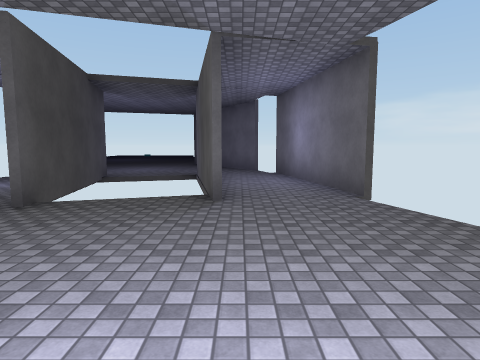
view 1 (above)

14 first-person views from a walk through a 3-D level made in the Unity game engine. The camera is 1.5 m above the floor, tilts 6° down and sees 75° across. The floor is counted in squares, 2 m on a side. Each view is taken from the middle of a square. On the plan, view 1 faces up. The plan holds only what a view shows up to about 10 squares ahead; the rest is blank. The place goes on beyond the plan. The player character is not drawn. Surface patterns are stand-ins for the level's own textures.

view 2
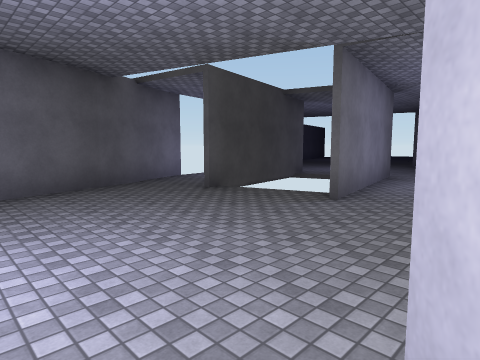

view 3
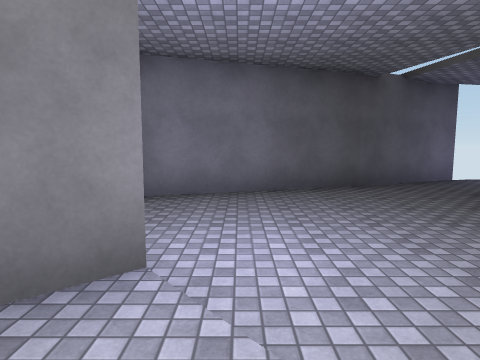

view 4
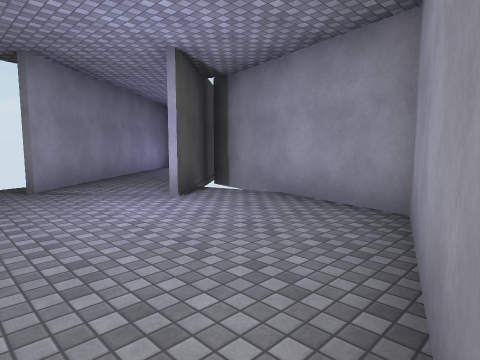

view 5
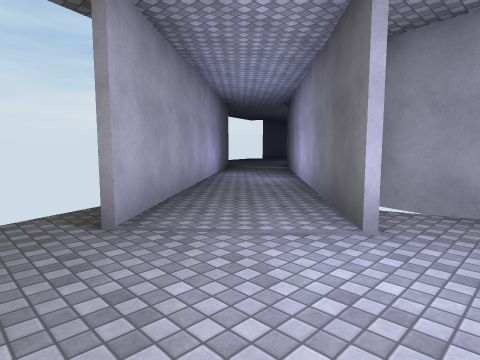

view 6
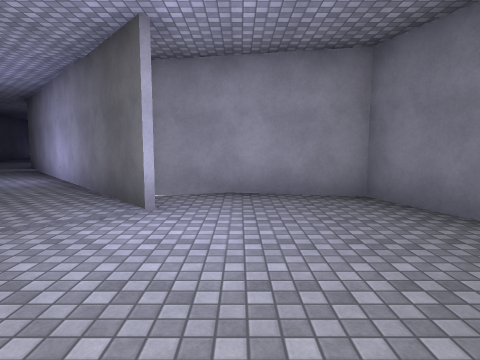

view 7
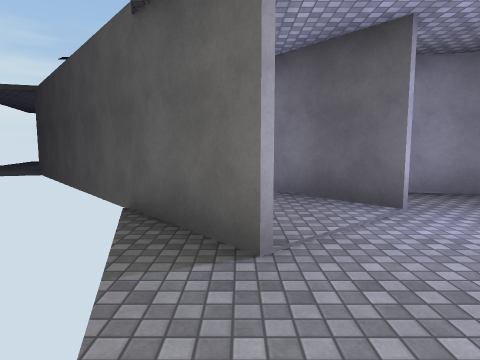

view 8
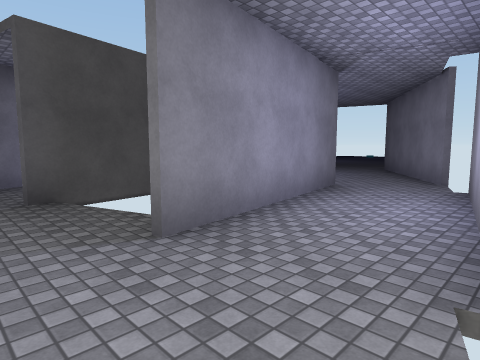

view 9
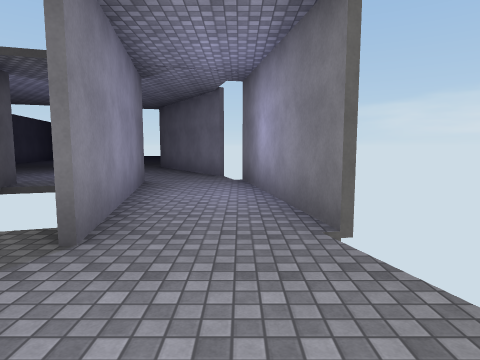

view 10
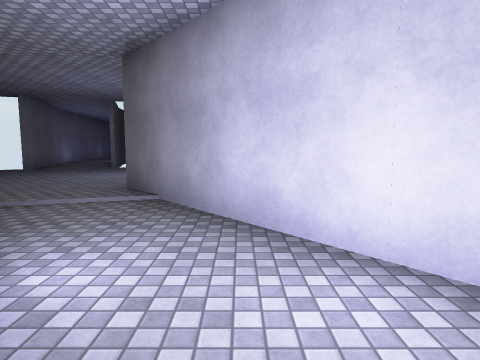

view 11
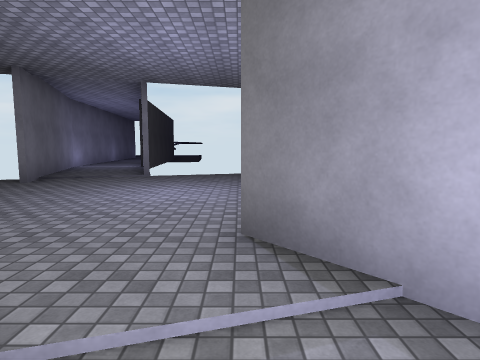

view 12
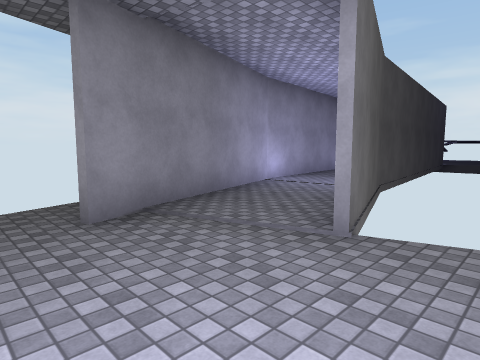

view 13
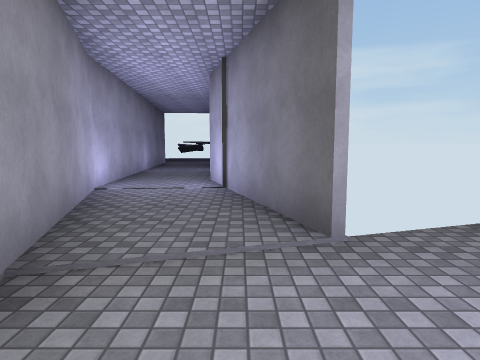

view 14
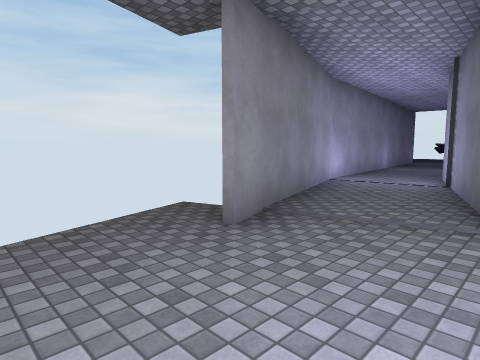

### Floor plan
Key: @ floor where view 1 was taken; # wall or solid block; x gap in a wall; . main floor; : floor 0.25 m higher than the main floor.
Columns run from 6 left of view 1 to 12 right of it. Each row starts with its distance up from view 1.
 12    ..##
 11  .....##
 10  ......
  9   .....##
  8    # #..#
  7    ###..#
  6  ..###..#
  5  ..# #..x
  4 ##.#....
  3  #.......
  2  #.......
  1  ##.....##
  0   #...@..#
 -1   #...#..###
 -2   ######...#
 -3       ###..##
 -4         ##..##
 -5          ##..##
 -6           ##.:#:
 -7            #::::
 -8             ::::
 -9             :::::
-10             ::::::
-11             ::::::
-12             ::::##
-13               #::#
-14               #::##
-15               ##::#
-16                #::#
-17                #::#
-18                #::#
-19                #::#

Where each view was taken, in squares from view 1:
view 1: 0 up, 0 right, facing up
view 2: 0 up, 2 right, facing up-left
view 3: 0 up, 2 right, facing left
view 4: 2 up, 4 left, facing down-right
view 5: 2 up, 1 left, facing down-right
view 6: 3 up, 1 left, facing down
view 7: 3 up, 2 right, facing down
view 8: 3 up, 2 right, facing up-left
view 9: 2 up, 1 right, facing up
view 10: 2 down, 4 right, facing down
view 11: 5 down, 6 right, facing down
view 12: 10 down, 7 right, facing down-right
view 13: 10 down, 9 right, facing down
view 14: 9 down, 8 right, facing down-right
